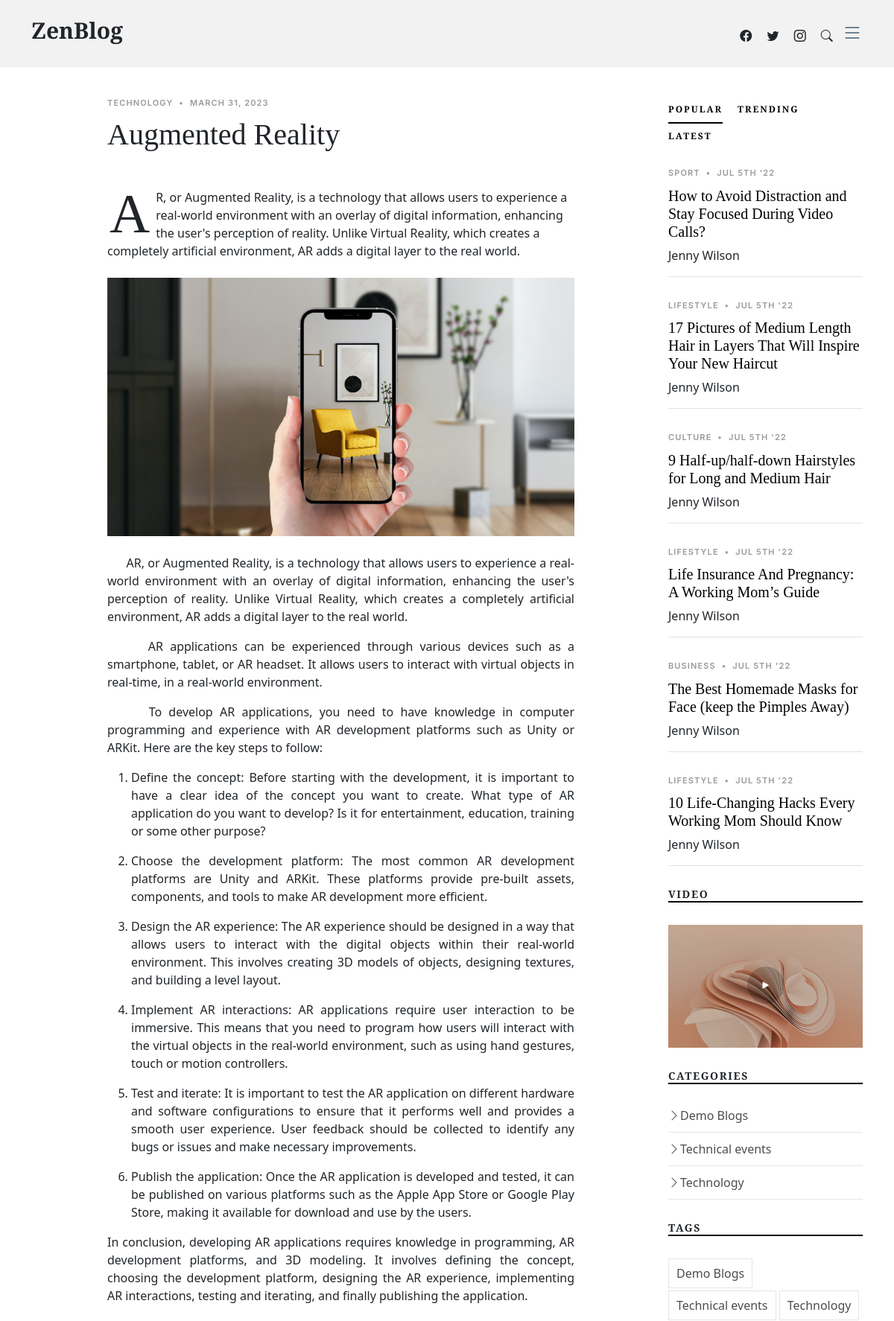
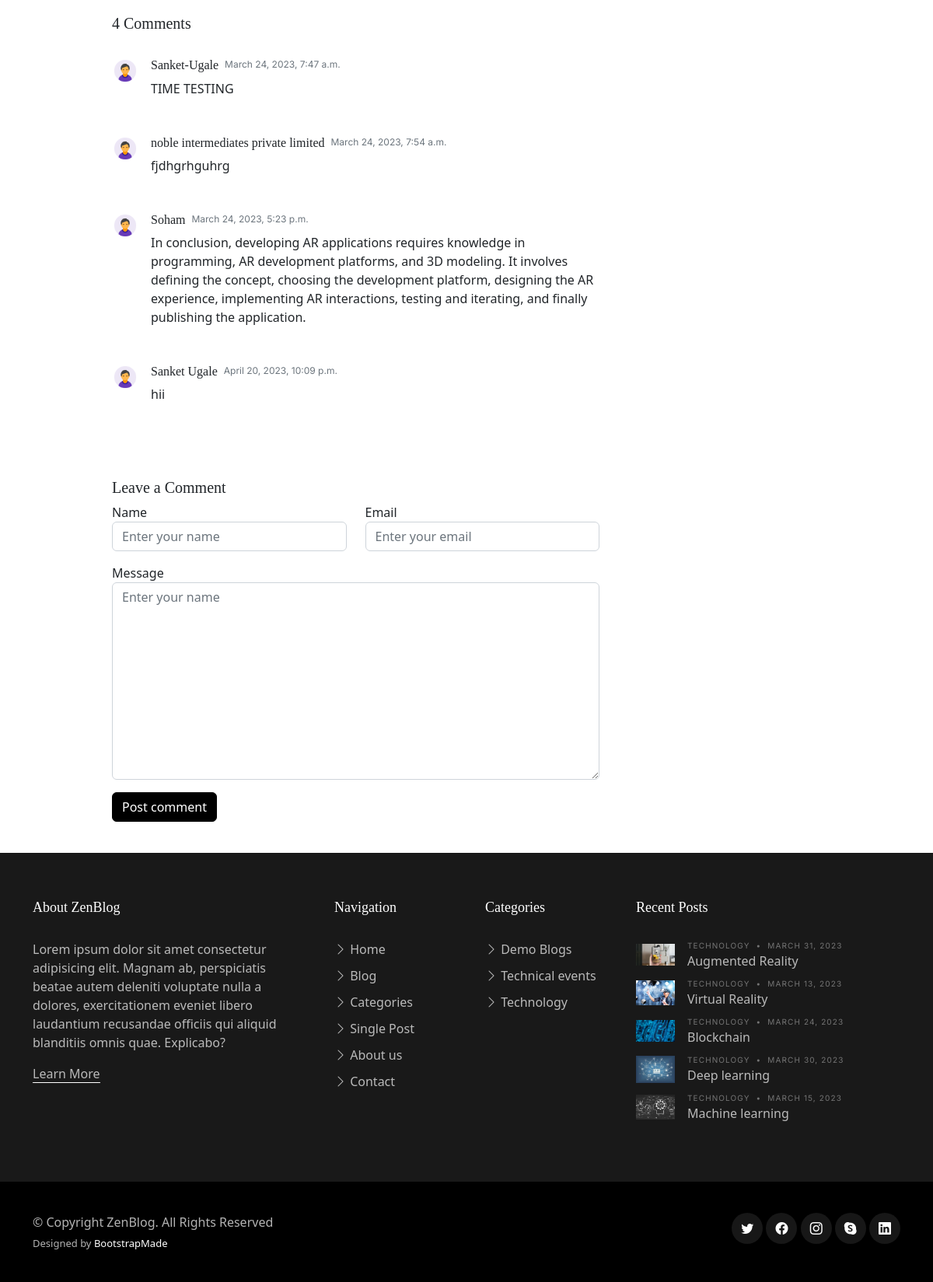
The app's page /single-post/ with its own data (2 pictures, top to bottom).
### blog/models.py (models this page shows)
class blog(models.Model):
    Title=models.CharField(max_length=100)
    date=models.DateField(("Date"), auto_now=False, auto_now_add=False)
    author=models.CharField(max_length=90)
    category=models.CharField(max_length=90)
    description=models.TextField( max_length=400)
    url=models.CharField(unique=True, max_length=100)
    banner=models.ImageField(upload_to="images/", height_field=None, width_field=None, max_length=None)
    content=HTMLField()

### comments/models.py (models this page shows)
class commentsModel(models.Model):
    name=models.CharField(max_length=90)
    email=models.CharField(max_length=90)
    url=models.CharField(max_length=200)
    date=models.DateTimeField()
    message=models.TextField()

### MyCMS/views.py (the view)
# urls.py: path('single-post/',views.LatestBlog, name="Post"),
def LatestBlog(request):
    blogData=blog.objects.all().order_by('-id')[0]
    Categories=blog.objects.values('category').distinct()
    latestBlogData=blog.objects.all().order_by('-id')[:5]
    commentsData=commentsModel.objects.filter(url=blogData.url)
    data={
        "title":"ZenBlog | Blog",
        'blogData':blogData,
        "commentsData":commentsData,
        'Categories':Categories,
        'latestBlogData':latestBlogData
    }
    return render(request,"latestBlog.html",data)

### templates/latestBlog.html (shortened to what this page needs)
{% include "header.html" %}
<body>
<main id="main">
  <section class="single-post-content">
    <div class="container">
      <div class="row">
        <div class="col-md-9 post-content" data-aos="fade-up">
          <div class="single-post">
            <div class="post-meta"><span class="date">{{blogData.category}}</span> <span class="mx-1">&bullet;</span> <span>{{blogData.date}}</span></div>
            <h1 class="mb-5">{{blogData.Title}}</h1>
            <p><span class="firstcharacter">{{blogData.description | first }}</span>{{blogData.description |slice:"1:"}}</p>
            <figure class="my-4">
              <img src="/media/{{blogData.banner}}" alt="" class="img-fluid">
            </figure>
            <p>
              {{blogData.content|safe}}
            </P>
          </div>
          <div class="comments">
            <h5 class="comment-title py-4">{{commentsData| length}} Comments</h5>
          {% for commentData in commentsData %}
            <div class="comment d-flex">
              <div class="flex-shrink-0">
                <div class="avatar avatar-sm rounded-circle">
                  <img class="avatar-img" src="/static/assets/img/person.png" alt="" class="img-fluid">
                </div>
              </div>
              <div class="flex-shrink-1 ms-2 ms-sm-3">
                <div class="comment-meta d-flex">
                  <h6 class="me-2">{{commentData.name}}</h6>
                  <span class="text-muted">{{commentData.date}}</span>
                </div>
                <div class="comment-body">
                  {{commentData.message}}
                </div>
              </div>
            </div>
            <br><br>
          {% endfor %}
          </div>
          <div class="row justify-content-center mt-5">
            <div class="col-lg-12">
              <h5 class="comment-title">Leave a Comment</h5>
              <form action="{%url 'comment' %}" method="POST">
                <div class="row">
                  <div class="col-lg-6 mb-3">
                    <label for="comment-name">Name</label>
                    <input type="name" class="form-control" required name="name" id="comment-name" placeholder="Enter your name">
                  </div>
                  <div class="col-lg-6 mb-3">
                    <label for="comment-email">Email</label>
                    <input type="email" class="form-control"required name="email" id="comment-email" placeholder="Enter your email">
                  </div>
                  <div class="col-12 mb-3">
                    <label for="comment-message">Message</label>
                    <textarea class="form-control" name="message" required id="comment-message" placeholder="Enter your name" cols="30" rows="10"></textarea>
                  </div>
                  <div class="col-12">
                    <input type="submit" class="btn btn-primary" required value="Post comment">
                  </div>
                </div>
              </form>
            </div>
          </div>
          </div>
        {% include "Sidebar.html" %}
  {% include "footer.html" %}

### templates/footer.html (shortened to what this page needs)
  <footer id="footer" class="footer">
    <div class="footer-content">
      <div class="container">
        <div class="row g-5">
          <div class="col-lg-4">
            <h3 class="footer-heading">About ZenBlog</h3>
            <p>Lorem ipsum dolor sit amet consectetur adipisicing elit. Magnam ab, perspiciatis beatae autem deleniti voluptate nulla a dolores, exercitationem eveniet libero laudantium recusandae officiis qui aliquid blanditiis omnis quae. Explicabo?</p>
            <p><a href="/about" class="footer-link-more">Learn More</a></p>
          </div>
          <div class="col-6 col-lg-2">
            <h3 class="footer-heading">Navigation</h3>
            <ul class="footer-links list-unstyled">
              <li><a href="/"><i class="bi bi-chevron-right"></i> Home</a></li>
              <li><a href="/"><i class="bi bi-chevron-right"></i> Blog</a></li>
              <li><a href="/category"><i class="bi bi-chevron-right"></i> Categories</a></li>
              <li><a href="/single-post"><i class="bi bi-chevron-right"></i> Single Post</a></li>
              <li><a href="/about"><i class="bi bi-chevron-right"></i> About us</a></li>
              <li><a href="/contact"><i class="bi bi-chevron-right"></i> Contact</a></li>
            </ul>
          </div>
          <div class="col-6 col-lg-2">
            <h3 class="footer-heading">Categories</h3>
            <ul class="footer-links list-unstyled">
              {% for cat in Categories %}
                <li><a href="/category/?category={{cat.category}}"><i class="bi bi-chevron-right"></i> {{cat.category}}</a></li>
              {% endfor %}
            </ul>
          </div>
          <div class="col-lg-4">
            <h3 class="footer-heading">Recent Posts</h3>
            {% for blog in latestBlogData %}
             <ul class="footer-links footer-blog-entry list-unstyled">
              <li>
                <a href="/single-post/{{blog.url}}" class="d-flex align-items-center">
                  <img src="/media/{{blog.banner}}" alt="" class="img-fluid me-3">
                  <div>
                    <div class="post-meta d-block"><span class="date">{{blog.category}}</span> <span class="mx-1">&bullet;</span> <span>{{blog.date}}</span></div>
                    <span>{{blog.Title}}</span>
                  </div>
                </a>
              </li>
            {% endfor %}
            </ul>
          </div>
        </div>
      </div>
    </div>
    <div class="footer-legal">
      <div class="container">
        <div class="row justify-content-between">
          <div class="col-md-6 text-center text-md-start mb-3 mb-md-0">
            <div class="copyright">
              © Copyright <strong><span>ZenBlog</span></strong>. All Rights Reserved
            </div>
            <div class="credits">
              Designed by <a href="https://bootstrapmade.com/">BootstrapMade</a>
            </div>
          </div>
          <div class="col-md-6">
            <div class="social-links mb-3 mb-lg-0 text-center text-md-end">
              <a href="#" class="twitter"><i class="bi bi-twitter"></i></a>
              <a href="#" class="facebook"><i class="bi bi-facebook"></i></a>
              <a href="#" class="instagram"><i class="bi bi-instagram"></i></a>
              <a href="#" class="google-plus"><i class="bi bi-skype"></i></a>
              <a href="#" class="linkedin"><i class="bi bi-linkedin"></i></a>
            </div>
          </div>
        </div>
      </div>
    </div>
  </footer>
</body>
</html>

### static/assets/css/variables.css (style rules this page uses)
:root { --font-default: 'EB Garamond', system-ui, -apple-system, "Segoe UI", Roboto, "Helvetica Neue", Arial, "Noto Sans", "Liberation Sans", sans-serif, "Apple Color Emoji", "Segoe UI Emoji", "Segoe UI Symbol", "Noto Color Emoji"; --font-primary: 'EB Garamond', serif; --font-secondary: 'Inter', sans-serif; --color-default: #212529; --color-default-rgb: 33, 37, 41; --color-links: #212529; --color-links-hover: #15171a; --color-primary: #212529; --color-primary-light: #26282c; --color-primary-dark: #0b0c0e; --color-primary-rgb: 33, 37, 41; --color-primary-light-rgb: 38, 40, 44; --color-primary-dark-rgb: 11, 12, 14; --color-secondary: #596d80; --color-secondary-light: #8498aa; --color-secondary-dark: #404f5c; --color-secondary-rgb: 89, 109, 128; --color-secondary-light-rgb: 132, 152, 170; --color-secondary-dark-rgb: 64, 79, 92; --color-blue: #0d6efd; --color-blue-rgb: 13, 110, 253; --color-indigo: #6610f2; --color-indigo-rgb: 102, 16, 242; --color-purple: #6f42c1; --color-purple-rgb: 111, 66, 193; --color-pink: #f3268c; --color-pink-rgb: 243, 38, 140; --color-red: #df1529; --color-red-rgb: 223, 21, 4; --color-orange: #fd7e14; --color-orange-rgb: 253, 126, 20; --color-yellow: #ffc107; --color-yellow-rgb: 255, 193, 7; --color-green: #059652; --color-green-rgb: 5, 150, 82; --color-teal: #20c997; --color-teal-rgb: 32, 201, 151; --color-cyan: #0dcaf0; --color-cyan-rgb: 13, 202, 240; --color-white: #ffffff; --color-white-rgb: 255, 255, 255; --color-gray: #6c757d; --color-gray-rgb: 108, 117, 125; --color-black: #000000; --color-black-rgb: 0, 0, 0; }
:root { --bs-blue: var(--color-blue); --bs-indigo: var(--color-indigo); --bs-purple: var(--color-purple); --bs-pink: var(--color-pink); --bs-red: var(--color-red); --bs-orange: var(--color-orange); --bs-yellow: var(--color-yellow); --bs-green: var(--color-green); --bs-teal: var(--color-teal); --bs-cyan: var(--color-cyan); --bs-white: var(--color-white); --bs-gray: var(--color-gray); --bs-gray-dark: #343a40; --bs-gray-100: #f8f9fa; --bs-gray-200: #e9ecef; --bs-gray-300: #dee2e6; --bs-gray-400: #ced4da; --bs-gray-500: #adb5bd; --bs-gray-600: #6c757d; --bs-gray-700: #495057; --bs-gray-800: #343a40; --bs-gray-900: #212529; --bs-primary: var(--color-blue); --bs-secondary: var(--color-blue); --bs-success: #198754; --bs-info: #0dcaf0; --bs-warning: #ffc107; --bs-danger: #dc3545; --bs-light: #f8f9fa; --bs-dark: #212529; --bs-primary-rgb: var(--color-primary-rgb); --bs-secondary-rgb: var(--color-secondary-rgb); --bs-success-rgb: 25, 135, 84; --bs-info-rgb: 13, 202, 240; --bs-warning-rgb: 255, 193, 7; --bs-danger-rgb: 220, 53, 69; --bs-light-rgb: 248, 249, 250; --bs-dark-rgb: 33, 37, 41; --bs-white-rgb: var(--color-white-rgb); --bs-black-rgb: var(--color-black-rgb); --bs-body-color-rgb: var(--color-default-rgb); --bs-body-bg-rgb: 255, 255, 255; --bs-font-sans-serif: var(--font-default); --bs-font-monospace: SFMono-Regular, Menlo, Monaco, Consolas, "Liberation Mono", "Courier New", monospace; --bs-gradient: linear-gradient(180deg, rgba(255, 255, 255, 0.15), rgba(255, 255, 255, 0)); --bs-body-font-family: var(--font-default); --bs-body-font-size: 1rem; --bs-body-font-weight: 400; --bs-body-line-height: 1.5; --bs-body-color: var(--color-default); --bs-body-bg: #fff; }

### records on screen
blog: category "TECHNOLOGY", date "MARCH 31, 2023", Title "Augmented Reality", description|first "A", description "R, or Augmented Reality, is a technology that allows users to experience a real-world environment with an overlay of digital information, enhancing the user's perception of reality. Unlike Virtual Reality, which creates a completely artificial environment, AR adds a digital layer to the real world.", banner (picture), content "AR, or Augmented Reality, is a technology that allows users to experience a real-world environment with an overlay of digital information, enhancing the user's perception of reality. Unlike Virtual Reality, which creates a completely artificial environment, AR adds a digital layer to the real world. AR applications can be experienced through various devices such as a smartphone, tablet, or AR headset. It allows users to interact with virtual objects in real-time, in a real-world environment. To develop AR applications, you need to have knowledge in computer programming and experience with AR development platforms such as Unity or ARKit. Here are the key steps to follow: Define the concept:…"
commentsModel: name "Sanket-Ugale", date "March 24, 2023, 7:47 a.m.", message "TIME TESTING"
commentsModel: name "noble intermediates private limited", date "March 24, 2023, 7:54 a.m.", message "fjdhgrhguhrg"
commentsModel: name "Soham", date "March 24, 2023, 5:23 p.m.", message "In conclusion, developing AR applications requires knowledge in programming, AR development platforms, and 3D modeling. It involves defining the concept, choosing the development platform, designing the AR experience, implementing AR interactions, testing and iterating, and finally publishing the application."
commentsModel: name "Sanket Ugale", date "April 20, 2023, 10:09 p.m.", message "hii"
blog: banner (picture), category "TECHNOLOGY", date "MARCH 13, 2023", Title "Virtual Reality"
blog: banner (picture), category "TECHNOLOGY", date "MARCH 24, 2023", Title "Blockchain"
blog: banner (picture), category "TECHNOLOGY", date "MARCH 30, 2023", Title "Deep learning"
blog: banner (picture), category "TECHNOLOGY", date "MARCH 15, 2023", Title "Machine learning"

### other values on screen
{{ commentsData| length }} "4"
{{ cat.category }} "Demo Blogs" "Technical events" "Technology"
